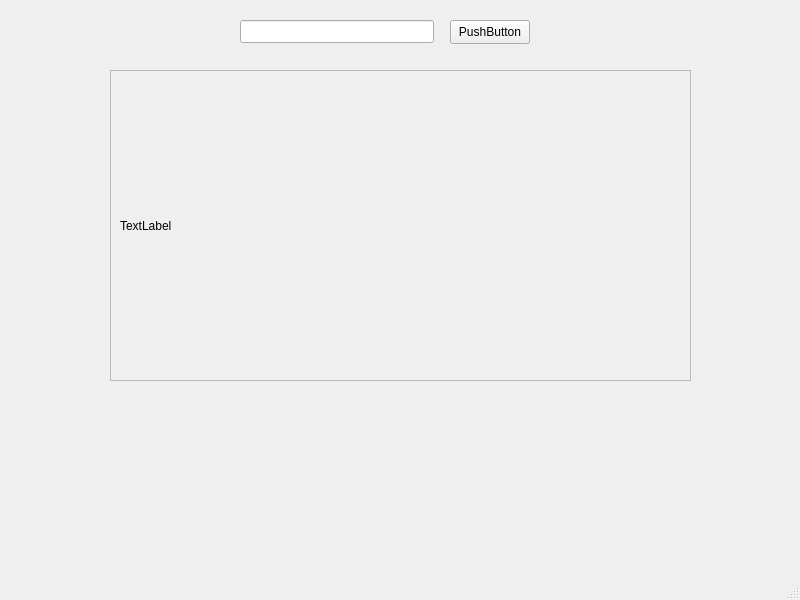
<?xml version="1.0" encoding="UTF-8"?>
<ui version="4.0">
 <class>MainWindow</class>
 <widget class="QMainWindow" name="MainWindow">
  <property name="geometry">
   <rect>
    <x>0</x>
    <y>0</y>
    <width>800</width>
    <height>600</height>
   </rect>
  </property>
  <property name="windowTitle">
   <string>MainWindow</string>
  </property>
  <widget class="QWidget" name="centralwidget">
   <widget class="QPushButton" name="pushButton">
    <property name="geometry">
     <rect>
      <x>450</x>
      <y>20</y>
      <width>80</width>
      <height>24</height>
     </rect>
    </property>
    <property name="text">
     <string>PushButton</string>
    </property>
   </widget>
   <widget class="QLineEdit" name="lineEdit">
    <property name="geometry">
     <rect>
      <x>240</x>
      <y>20</y>
      <width>194</width>
      <height>23</height>
     </rect>
    </property>
   </widget>
   <widget class="QScrollArea" name="scrollArea">
    <property name="geometry">
     <rect>
      <x>110</x>
      <y>70</y>
      <width>581</width>
      <height>311</height>
     </rect>
    </property>
    <property name="widgetResizable">
     <bool>true</bool>
    </property>
    <widget class="QWidget" name="scrollAreaWidgetContents">
     <property name="geometry">
      <rect>
       <x>0</x>
       <y>0</y>
       <width>579</width>
       <height>309</height>
      </rect>
     </property>
     <layout class="QHBoxLayout" name="horizontalLayout">
      <item>
       <widget class="QLabel" name="label">
        <property name="text">
         <string>TextLabel</string>
        </property>
       </widget>
      </item>
     </layout>
    </widget>
   </widget>
  </widget>
  <widget class="QMenuBar" name="menubar">
   <property name="geometry">
    <rect>
     <x>0</x>
     <y>0</y>
     <width>800</width>
     <height>21</height>
    </rect>
   </property>
  </widget>
  <widget class="QStatusBar" name="statusbar"/>
 </widget>
 <resources/>
 <connections/>
</ui>
